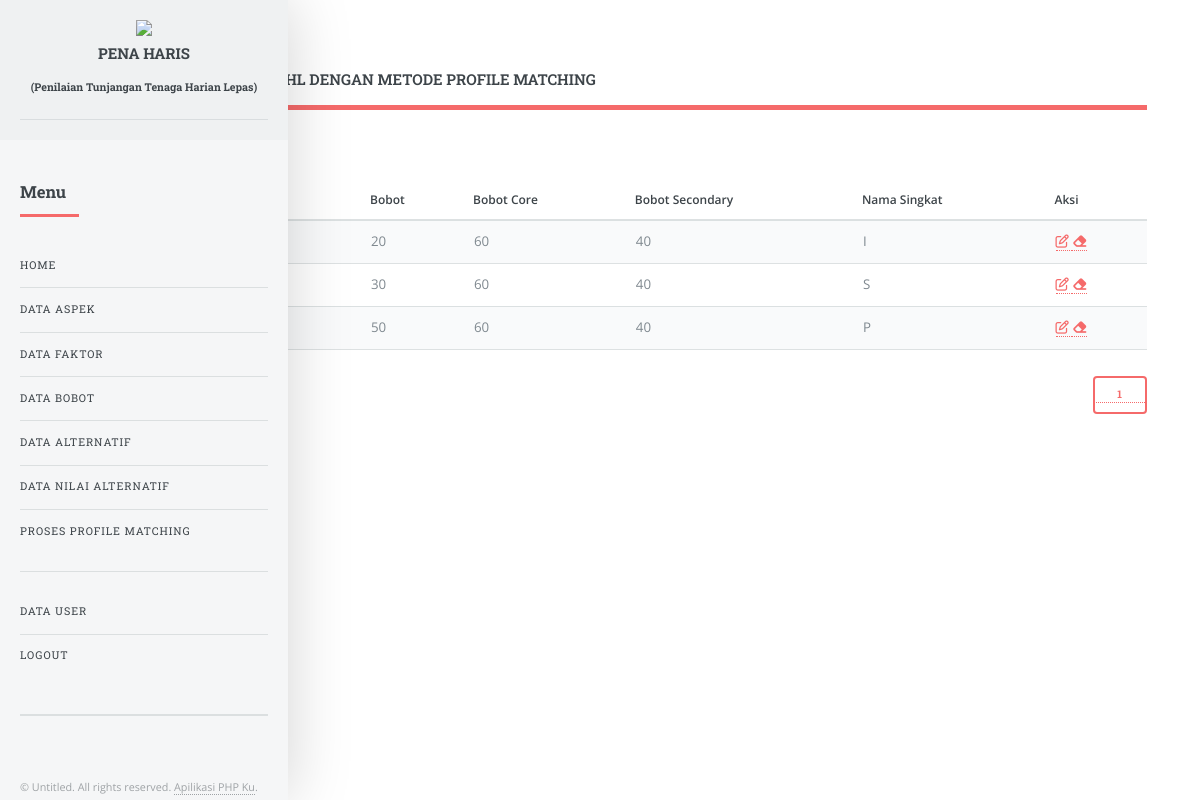
The page /index.php?page=aspek (signed in) on the database its author committed.
### tables this page shows
CREATE TABLE `tbl_aspek` (
  `id_aspek` tinyint(3) UNSIGNED NOT NULL,
  `nama_aspek` varchar(100) NOT NULL,
  `bobot` float NOT NULL,
  `bobot_core` float NOT NULL,
  `bobot_secondary` float NOT NULL,
  `nama_singkat` char(1) DEFAULT NULL
);

### aspek.php (the view, shortened to what this page needs)
<div class="panel-heading"><h2>DAFTAR ASPEK</h2></div>
<a href="?page=aspek_tambah">TAMBAH ASPEK</a><br>
	<table class="table">
		<thead>
			<tr>
				<th>No</th>
				<th>ID</th>
				<th>Nama Aspek</th>
				<th>Bobot</th>
				<th>Bobot Core</th>
				<th>Bobot Secondary</th>
				<th>Nama Singkat</th>
				<th>Aksi</th>
			</tr>
		</thead>
		<tbody>
			<?php
			$halaman = 10;
			  $page = isset($_GET["halaman"]) ? (int)$_GET["halaman"] : 1;
			  $mulai = ($page>1) ? ($page * $halaman) - $halaman : 0;
			  $result = mysqli_query($koneksi, "SELECT * FROM tbl_aspek");
			  $total = mysqli_num_rows($result);
			  $pages = ceil($total/$halaman);
			  $query = mysqli_query($koneksi, "SELECT * FROM tbl_aspek LIMIT $mulai, $halaman")or die(mysql_error);
			while ($data = mysqli_fetch_assoc($query)){
				?>
				<tr>
					<td><?php echo $nomor=$nomor+1; ?></td>
					<td><?php echo $data['id_aspek']; ?></td>
					<td><?php echo $data['nama_aspek']; ?></td>
					<td><?php echo $data['bobot']; ?></td>
					<td><?php echo $data['bobot_core']; ?></td>
					<td><?php echo $data['bobot_secondary']; ?></td>
					<td><?php echo $data['nama_singkat']; ?></td>
					<td>
						<a href="?page=aspek_edit&id_aspek=<?php echo $data['id_aspek']; ?>">
						<i class='fa fa-edit'></i>
						</a>
						<a href="aspek_hapus.php?id_aspek=<?php echo $data['id_aspek']; ?>">
						<i class="fa fa-eraser"></i>
						</a>
					</td>
				</tr>
			<?php
		}
			?>
		</tbody>
	</table>
	<div class="">
		<p align="right">
			<?php for ($i=1; $i<=$pages ; $i++){ ?>
				<a href="?page=aspek&halaman=<?php echo $i; ?>"><input type="button" value="<?php echo $i; ?>"></a>
		<?php } ?>
		</p>
	</div>

### main.css (style rules this page uses)
html, body, div, span, applet, object, iframe, h1, h2, h3, h4, h5, h6, p, blockquote, pre, a, abbr, acronym, address, big, cite, code, del, dfn, em, img, ins, kbd, q, s, samp, small, strike, strong, sub, sup, tt, var, b, u, i, center, dl, dt, dd, ol, ul, li, fieldset, form, label, legend, table, caption, tbody, tfoot, thead, tr, th, td, article, aside, canvas, details, embed, figure, figcaption, footer, header, hgroup, menu, nav, output, ruby, section, summary, time, mark, audio, video { margin: 0; padding: 0; border: 0; font-size: 100%; font: inherit; vertical-align: baseline; }
body { line-height: 1; }
table { border-collapse: collapse; border-spacing: 0; }
body { -webkit-text-size-adjust: none; }
*, *:before, *:after { -moz-box-sizing: border-box; -webkit-box-sizing: border-box; box-sizing: border-box; }
body { -ms-overflow-style: scrollbar; }
body { background: #ffffff; }
body, input, select, textarea { color: #7f888f; font-family: "Open Sans", sans-serif; font-size: 13pt; font-weight: 400; line-height: 1.65; }
@media screen and (max-width: 1680px) { body, input, select, textarea { font-size: 11pt; } }
@media screen and (max-width: 1280px) { body, input, select, textarea { font-size: 10pt; } }
a { -moz-transition: color 0.2s ease-in-out, border-bottom-color 0.2s ease-in-out; -webkit-transition: color 0.2s ease-in-out, border-bottom-color 0.2s ease-in-out; -ms-transition: color 0.2s ease-in-out, border-bottom-color 0.2s ease-in-out; transition: color 0.2s ease-in-out, border-bottom-color 0.2s ease-in-out; border-bottom: dotted 1px; color: #f56a6a; text-decoration: none; }
em, i { font-style: italic; }
p { margin: 0 0 2em 0; }
h1, h2, h3, h4, h5, h6 { color: #3d4449; font-family: "Roboto Slab", serif; font-weight: 700; line-height: 1.5; margin: 0 0 1em 0; }
h2 { font-size: 1.75em; }
table { margin: 0 0 2em 0; width: 100%; }
table tbody tr { border: solid 1px rgba(210, 215, 217, 0.75); border-left: 0; border-right: 0; }
table tbody tr:nth-child(2n + 1) { background-color: rgba(230, 235, 237, 0.25); }
table td { padding: 0.75em 0.75em; }
table th { color: #3d4449; font-size: 0.9em; font-weight: 600; padding: 0 0.75em 0.75em 0.75em; text-align: left; }
table thead { border-bottom: solid 2px rgba(210, 215, 217, 0.75); }
input[type="submit"], input[type="reset"], input[type="button"], button, .button { -moz-appearance: none; -webkit-appearance: none; -ms-appearance: none; appearance: none; -moz-transition: background-color 0.2s ease-in-out, color 0.2s ease-in-out; -webkit-transition: background-color 0.2s ease-in-out, color 0.2s ease-in-out; -ms-transition: background-color 0.2s ease-in-out, color 0.2s ease-in-out; transition: background-color 0.2s ease-in-out, color 0.2s ease-in-out; background-color: transparent; border-radius: 0.375em; border: 0; box-shadow: inset 0 0 0 2px #f56a6a; color: #f56a6a !important; cursor: pointer; display: inline-block; font-family: "Roboto Slab", serif; font-size: 0.8em; font-weight: 700; height: 3.5em; letter-spacing: 0.075em; line-height: 3.5em; padding: 0 2.25em; text-align: center; text-decoration: none; text-transform: uppercase; white-space: nowrap; }

### rows shown on the page
tbl_aspek: bobot "20", bobot_core "60", bobot_secondary "40", nama_singkat "I"
tbl_aspek: bobot "30", bobot_core "60", bobot_secondary "40", nama_singkat "S"
tbl_aspek: bobot "50", bobot_core "60", bobot_secondary "40", nama_singkat "P"
